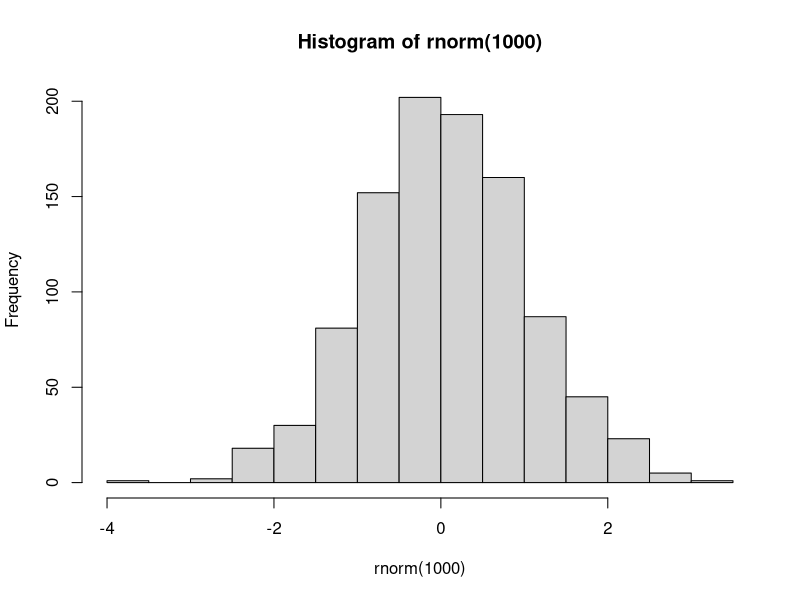
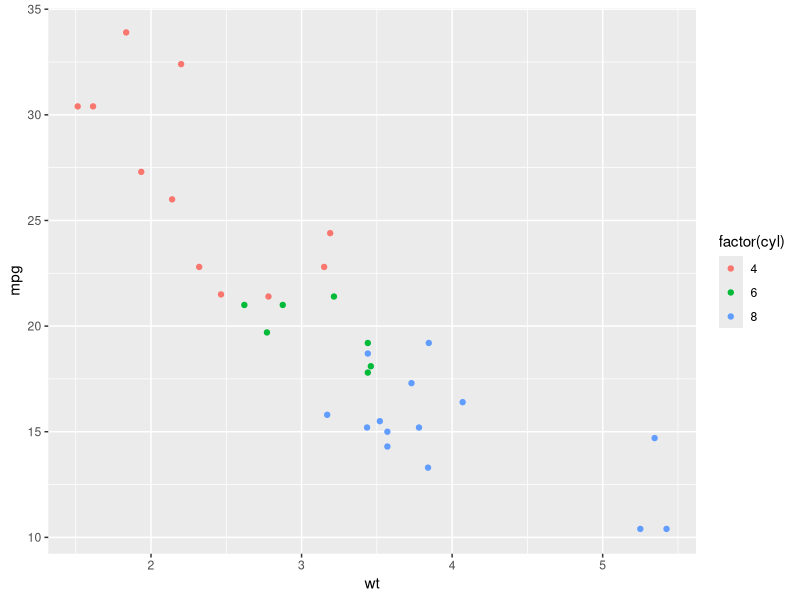
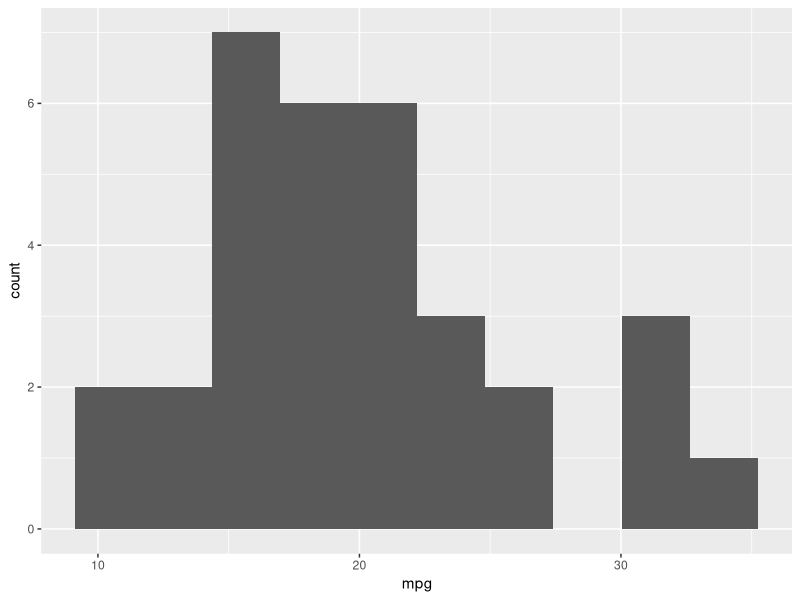
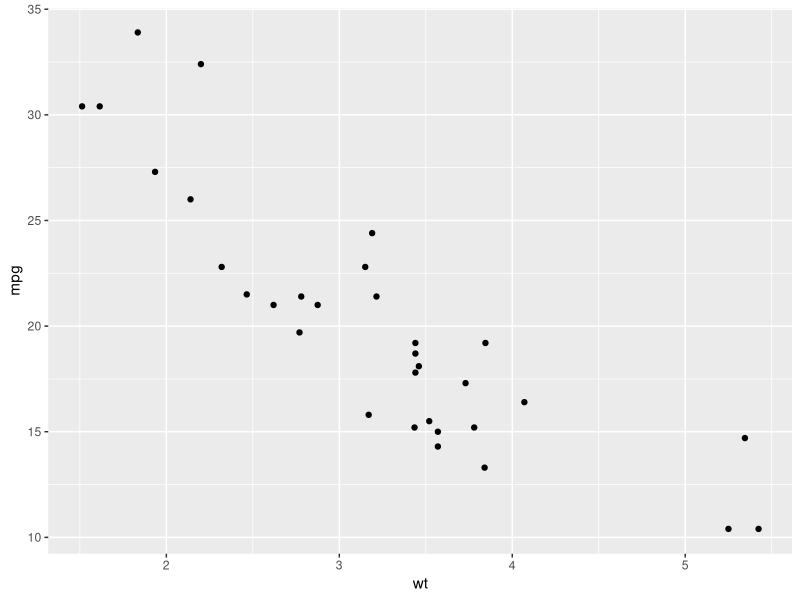

Generate these figures, in order, with R:
## ---- chunk 1
#| echo: fenced
#| label: fig-histogram
#| fig-cap: "히스토그램"
hist(rnorm(1000))
## ---- chunk 2
#| echo: fenced
#| label: fig-ggplot2
#| fig-cap: "ggplot2 패키지를 사용한 산점도"
library(ggplot2)
ggplot(mtcars) + geom_point(aes(wt, mpg, color = factor(cyl)))
## ---- chunk 3
#| echo: fenced
#| label: fig-mtcars
#| fig-cap: "mtcars 데이터에 대한 그래프"
#| fig-subcap: 
#|   - "mpg 히스토그램"
#|   - "wt vs mpg"
#| layout-ncol: 2
p1 <- ggplot(mtcars) + geom_histogram(aes(mpg), bins = 10)
p1
p2 <- ggplot(mtcars) + geom_point(aes(wt, mpg))
p2
